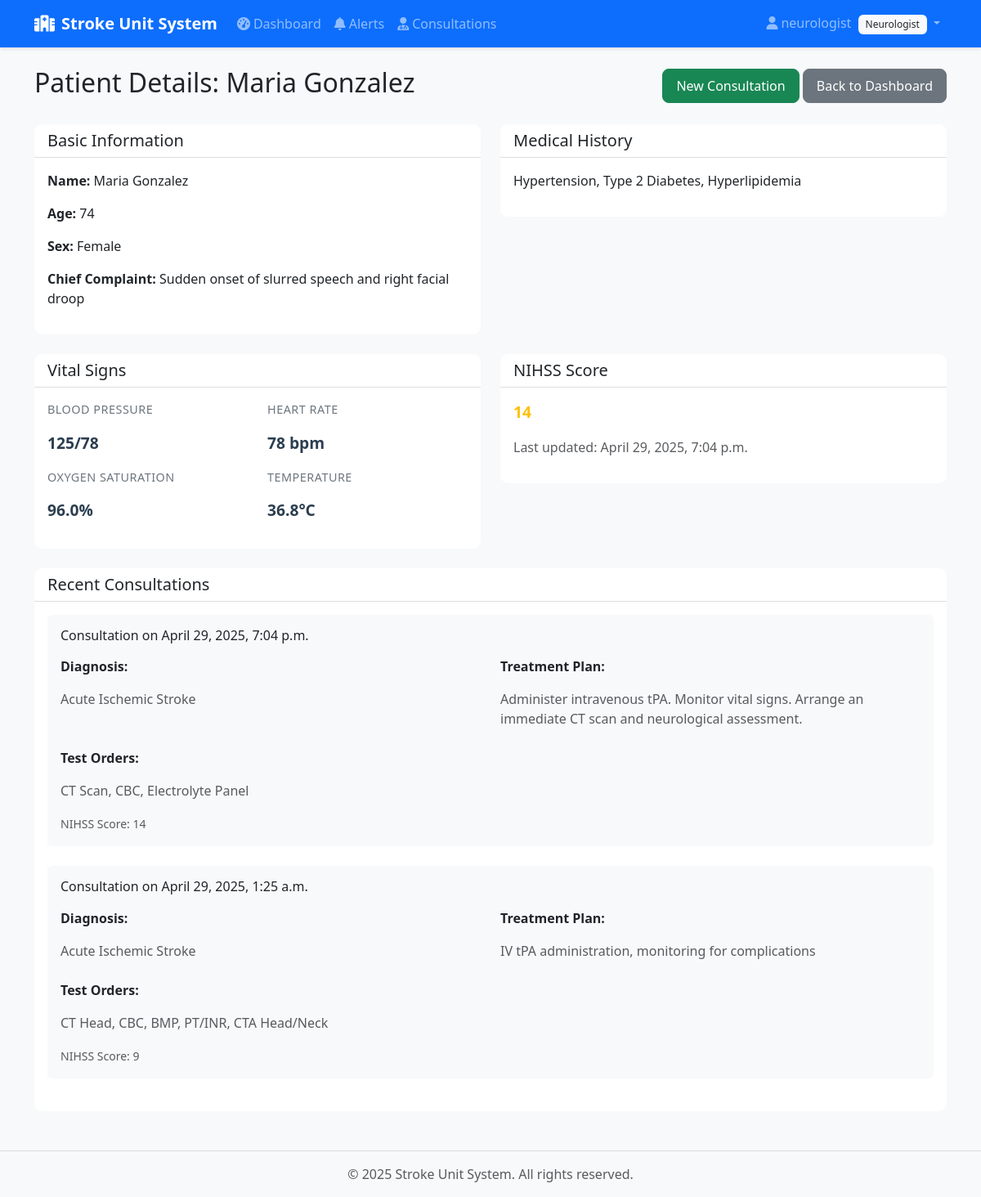
The page /patient/39/ (signed in) on the database its author committed.
### patientsystem/models.py (models this page shows, shortened)
class UserProfile(models.Model):
    user = models.OneToOneField(User, on_delete=models.CASCADE)
    role = models.CharField(max_length=20, choices=[
        ('technician', 'Technician'),
        ('neurologist', 'Neurologist')
    ], default='technician')

class Patient(models.Model):
    GENDER_CHOICES = [
        ('M', 'Male'),
        ('F', 'Female'),
        ('O', 'Other'),
    ]
    hospital_id = models.CharField(max_length=10, unique=True, blank=True)
    first_name = models.CharField(max_length=100)
    last_name = models.CharField(max_length=100)
    date_of_birth = models.DateField()
    gender = models.CharField(max_length=1, choices=GENDER_CHOICES)
    chief_complaint = models.TextField(blank=True)
    address = models.TextField(blank=True)
    phone_number = models.CharField(max_length=20, blank=True)
    emergency_contact = models.CharField(max_length=100, blank=True)
    medical_history = models.TextField(blank=True)
    current_medications = models.TextField(blank=True)
    allergies = models.TextField(blank=True)
    vitals = models.OneToOneField(Vitals, on_delete=models.CASCADE)
    nihss_score = models.IntegerField(default=0)
    nihss_last_updated = models.DateTimeField(auto_now=True)
    created_at = models.DateTimeField(auto_now_add=True)
    updated_at = models.DateTimeField(auto_now=True)
    @property
    def name(self):
        return f"{self.first_name} {self.last_name}"
    @property
    def age(self):
        today = datetime.now()
        return today.year - self.date_of_birth.year - ((today.month, today.day) < (self.date_of_birth.month, self.date_of_birth.day))
    @property
    def sex(self):
        return 'Male' if self.gender == 'M' else 'Female' if self.gender == 'F' else 'Other'

class Vitals(models.Model):
    blood_pressure = models.CharField(max_length=20)
    heart_rate = models.IntegerField()
    oxygen_saturation = models.FloatField()
    temperature = models.FloatField()
    blood_glucose = models.IntegerField(null=True, blank=True)
    respiratory_rate = models.IntegerField(null=True, blank=True)

class Consultation(models.Model):
    patient = models.ForeignKey(Patient, on_delete=models.CASCADE, related_name='consultations')
    date = models.DateTimeField(auto_now_add=True)
    symptom_onset_time = models.DateTimeField(null=True, blank=True)
    diagnosis = models.TextField()
    treatment_plan = models.TextField()
    test_orders = models.TextField(blank=True)
    vitals = models.OneToOneField(Vitals, on_delete=models.CASCADE)
    nihss_score = models.IntegerField()

### patientsystem/views.py (the view)
# urls.py: path('patient/<int:patient_id>/', views.patient_detail, name='patient_detail'),
@login_required
def patient_detail(request, patient_id):
    try:
        patient = get_object_or_404(Patient, id=patient_id)
        consultations = patient.consultations.all().order_by('-date')
        is_technician = hasattr(request.user, 'userprofile') and request.user.userprofile.role == 'technician'
        is_neurologist = hasattr(request.user, 'userprofile') and request.user.userprofile.role == 'neurologist'
        if not (is_technician or is_neurologist):
            messages.error(request, 'You do not have permission to view patient details.')
            return redirect('patientsystem:dashboard')
        return render(request, 'patientsystem/patient_detail.html', {
            'patient': patient,
            'consultations': consultations,
            'is_technician': is_technician,
            'is_neurologist': is_neurologist,
            'can_create_consultation': is_neurologist  # Add this to control button visibility
        })
    except Exception as e:
        messages.error(request, f'Error accessing patient details: {str(e)}')
        return redirect('patientsystem:dashboard')

### patientsystem/templatetags/patient_filters.py (called while the page is built)
@register.filter
def get_systolic(blood_pressure):
    try:
        return int(blood_pressure.split('/')[0])
    except (ValueError, IndexError, AttributeError):
        return 0

### templates/patientsystem/patient_detail.html (shortened to what this page needs)
{% extends 'base.html' %}
{% load patient_filters %}
{% block content %}
<div class="d-flex justify-content-between align-items-center mb-4">
    <h2>Patient Details: {{ patient.name }}</h2>
    <div>
        {% if can_create_consultation %}
        <a href="{% url 'patientsystem:new_consultation' patient.id %}" class="btn btn-success">New Consultation</a>
        {% endif %}
        <a href="{% url 'patientsystem:dashboard' %}" class="btn btn-secondary">Back to Dashboard</a>
    </div>
</div>
<div class="row">
    <div class="col-md-6 mb-4">
        <div class="card">
            <div class="card-header">
                <h5 class="card-title mb-0">Basic Information</h5>
            </div>
            <div class="card-body">
                <p><strong>Name:</strong> {{ patient.name }}</p>
                <p><strong>Age:</strong> {{ patient.age }}</p>
                <p><strong>Sex:</strong> {{ patient.sex }}</p>
                <p><strong>Chief Complaint:</strong> {{ patient.chief_complaint }}</p>
            </div>
        </div>
    </div>
    <div class="col-md-6 mb-4">
        <div class="card">
            <div class="card-header">
                <h5 class="card-title mb-0">Medical History</h5>
            </div>
            <div class="card-body">
                <p>{{ patient.medical_history }}</p>
            </div>
        </div>
    </div>
    <div class="col-md-6 mb-4">
        <div class="card">
            <div class="card-header">
                <h5 class="card-title mb-0">Vital Signs</h5>
            </div>
            <div class="card-body">
                <div class="row">
                    <div class="col-6">
                        <p class="vital-label">Blood Pressure</p>
                        <p class="vital-sign {% if patient.vitals.blood_pressure|get_systolic > 180 %}vital-critical{% endif %}">
                            {{ patient.vitals.blood_pressure }}
                        </p>
                    </div>
                    <div class="col-6">
                        <p class="vital-label">Heart Rate</p>
                        <p class="vital-sign {% if patient.vitals.heart_rate > 100 %}vital-warning{% endif %}">
                            {{ patient.vitals.heart_rate }} bpm
                        </p>
                    </div>
                    <div class="col-6">
                        <p class="vital-label">Oxygen Saturation</p>
                        <p class="vital-sign {% if patient.vitals.oxygen_saturation < 93 %}vital-critical{% endif %}">
                            {{ patient.vitals.oxygen_saturation }}%
                        </p>
                    </div>
                    <div class="col-6">
                        <p class="vital-label">Temperature</p>
                        <p class="vital-sign {% if patient.vitals.temperature > 38.5 %}vital-warning{% endif %}">
                            {{ patient.vitals.temperature }}°C
                        </p>
                    </div>
                </div>
            </div>
        </div>
    </div>
    <div class="col-md-6 mb-4">
        <div class="card">
            <div class="card-header">
                <h5 class="card-title mb-0">NIHSS Score</h5>
            </div>
            <div class="card-body">
                <p class="vital-sign {% if patient.nihss_score > 15 %}vital-critical{% elif patient.nihss_score > 10 %}vital-warning{% endif %}">
                    {{ patient.nihss_score }}
                </p>
                <p class="text-muted">Last updated: {{ patient.nihss_last_updated|date:"F j, Y, g:i a" }}</p>
            </div>
        </div>
    </div>
    <div class="col-12 mb-4">
        <div class="card">
            <div class="card-header">
                <h5 class="card-title mb-0">Recent Consultations</h5>
            </div>
            <div class="card-body">
                {% if consultations %}
                    {% for consultation in consultations %}
                        <div class="mb-4 p-3 bg-light rounded">
                            <h6>Consultation on {{ consultation.date|date:"F j, Y, g:i a" }}</h6>
                            <div class="row mt-3">
                                <div class="col-md-6">
                                    <p><strong>Diagnosis:</strong></p>
                                    <p class="text-muted">{{ consultation.diagnosis }}</p>
                                </div>
                                <div class="col-md-6">
                                    <p><strong>Treatment Plan:</strong></p>
                                    <p class="text-muted">{{ consultation.treatment_plan }}</p>
                                </div>
                            </div>
                            {% if consultation.test_orders %}
                                <div class="mt-2">
                                    <p><strong>Test Orders:</strong></p>
                                    <p class="text-muted">{{ consultation.test_orders }}</p>
                                </div>
                            {% endif %}
                            <div class="mt-3">
                                <small class="text-muted">NIHSS Score: {{ consultation.nihss_score }}</small>
                            </div>
                        </div>
                    {% endfor %}
                {% else %}
                    <p>No consultations recorded yet.</p>
                {% endif %}
            </div>
        </div>
    </div>
</div>
{% endblock %}

### templates/base.html (shortened to what this page needs)
{% load static %}
<!DOCTYPE html>
<html lang="en">
<head>
    <link href="https://cdn.jsdelivr.net/npm/bootstrap@5.3.0/dist/css/bootstrap.min.css" rel="stylesheet">
    <link href="https://cdnjs.cloudflare.com/ajax/libs/font-awesome/6.0.0/css/all.min.css" rel="stylesheet">
    <link href="{% static 'css/style.css' %}" rel="stylesheet">
</head>
<body>
    <nav class="navbar navbar-expand-lg navbar-dark bg-primary">
        <div class="container">
            <a class="navbar-brand" href="{% url 'patientsystem:dashboard' %}">
                <i class="fas fa-hospital me-2"></i>Stroke Unit System
            </a>
            <div class="collapse navbar-collapse" id="navbarNav">
                <ul class="navbar-nav me-auto">
                    {% if user.is_authenticated %}
                    <li class="nav-item">
                        <a class="nav-link" href="{% url 'patientsystem:dashboard' %}">
                            <i class="fas fa-tachometer-alt me-1"></i>Dashboard
                        </a>
                    </li>
                    <li class="nav-item">
                        <a class="nav-link" href="{% url 'patientsystem:alerts' %}">
                            <i class="fas fa-bell me-1"></i>Alerts
                        </a>
                    </li>
                    {% if user.userprofile.role == 'neurologist' %}
                    <li class="nav-item">
                        <a class="nav-link" href="{% url 'patientsystem:consultations' %}">
                            <i class="fas fa-user-md me-1"></i>Consultations
                        </a>
                    </li>
                    {% endif %}
                    {% endif %}
                </ul>
                <ul class="navbar-nav">
                    {% if user.is_authenticated %}
                    <li class="nav-item dropdown">
                        <a class="nav-link dropdown-toggle" href="#" id="navbarDropdown" role="button" data-bs-toggle="dropdown">
                            <i class="fas fa-user me-1"></i>{{ user.username }}
                            <span class="badge bg-light text-dark ms-1">{{ user.userprofile.get_role_display }}</span>
                        </a>
                    </li>
                    {% endif %}
                </ul>
            </div>
        </div>
    </nav>
    <main class="container py-4">
        {% block content %}{% endblock %}
    </main>
    <footer class="footer mt-auto py-3 bg-light">
        <div class="container text-center">
            <span class="text-muted">© {% now "Y" %} Stroke Unit System. All rights reserved.</span>
        </div>
    </footer>
</body>
</html>

### static/css/style.css (style rules this page uses)
:root { --primary-color: #0d6efd; --secondary-color: #6c757d; --success-color: #198754; --danger-color: #dc3545; --warning-color: #ffc107; --info-color: #0dcaf0; --light-color: #f8f9fa; --dark-color: #212529; }
body { background-color: #f8f9fa; font-family: 'Segoe UI', Tahoma, Geneva, Verdana, sans-serif; }
.navbar { box-shadow: 0 2px 4px rgba(0,0,0,.1); }
.navbar-brand { font-weight: 600; }
.card { border: none; border-radius: 10px; transition: transform 0.2s, box-shadow 0.2s; }
.card-header { background-color: white; border-bottom: 1px solid rgba(0,0,0,.125); border-radius: 10px 10px 0 0 !important; }
.btn { border-radius: 8px; padding: 0.5rem 1rem; font-weight: 500; transition: all 0.2s; }
.badge { padding: 0.5em 0.75em; border-radius: 6px; font-weight: 500; }
.footer { background-color: white; border-top: 1px solid rgba(0,0,0,.125); }
.vital-sign { font-size: 1.2rem; font-weight: bold; color: #2c3e50; }
.vital-label { color: #6c757d; font-size: 0.9rem; text-transform: uppercase; letter-spacing: 0.5px; }
.vital-warning { color: #ffc107; }

### rows shown on the page
Patient: name "Maria Gonzalez", age "74", sex "Female", chief_complaint "Sudden onset of slurred speech and right facial droop", medical_history "Hypertension, Type 2 Diabetes, Hyperlipidemia", vitals.blood_pressure "125/78", vitals.heart_rate "78", vitals.oxygen_saturation "96.0", vitals.temperature "36.8", nihss_score "14", nihss_last_updated "April 29, 2025, 7:04 p.m."
Consultation: date "April 29, 2025, 7:04 p.m.", diagnosis "Acute Ischemic Stroke", treatment_plan "Administer intravenous tPA. Monitor vital signs. Arrange an immediate CT scan and neurological assessment.", test_orders "CT Scan, CBC, Electrolyte Panel", nihss_score "14"
Consultation: date "April 29, 2025, 1:25 a.m.", diagnosis "Acute Ischemic Stroke", treatment_plan "IV tPA administration, monitoring for complications", test_orders "CT Head, CBC, BMP, PT/INR, CTA Head/Neck", nihss_score "9"

### other values the page prints
{{ user.username }} "neurologist"
{{ user.userprofile.get_role_display }} "Neurologist"
